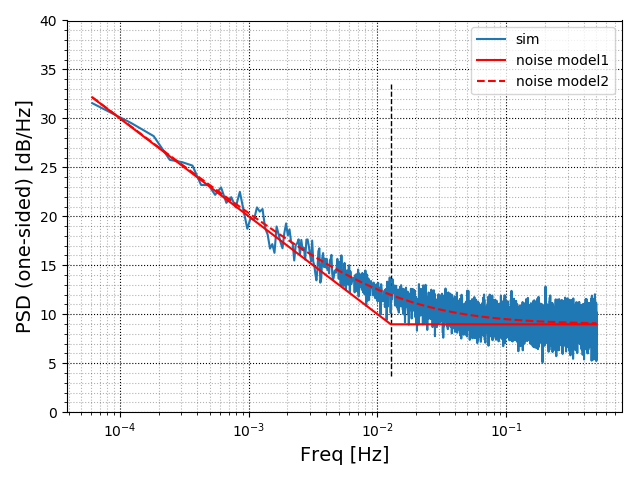

Write the Python code that produced this figure.
#! /usr/bin/env python3
# -*- coding: utf-8 -*-
# ---------------------------------------------------------------------------
# [File Name]    : pink_white.py
# ---------------------------------------------------------------------------
import numpy as np
from scipy import fftpack
from scipy import signal
import matplotlib.pyplot as plt
'''
[Purpose]
下記サイトのコードを参考にPink Noise(1/f)を生成．
https://gist.github.com/zonca/979729
データ数がLとFsplで決まるように変更を加えている．
[History]
 1.00 新規作成．
 2.00 ノイズの指定方法を変更．
      White NoiseのσとCorner周波数からPink Noiseを生成していたのを
      WhiteとFlickerのPSD[dB/Hz]から生成するようにした．
 3.00 2.00のインプリだとPSDwがFsサンプリングしたときのPSD高さなので
      Spice Simで求めたPSD高さになっていない．不適切．
      Spice SimのPSDwとノイズ帯域(f0)からσ(sigmaWhi)を算出するように変更．
 4.00 今までのやり方だとCorner周波数付近のノイズが過小になってしまうので，
      WhiteとPinkを別々に作って足し合わせるように変更．
'''


def main():
    Fspl     = 1          # [Hz] Sampling Freq
    Alpha    = .5         # Slope of Pink Noise(0.5でFlicker Noise)
    # L        = 2**14    # Down Sample後のデータ数(for fft)
    L        = 2**14 * 16 # Down Sample後のデータ数(for welch)
    t        = np.arange(0, 1024 + L/Fspl, 1 / Fspl)
    Pw_sim_dB = -6        # PSD by Spice Sim at white. (one-sided) [dB/Hz]
    F0      = 10          # Noise Band Width by Spice Sim
    Ffli    = 10**(-3)    # probing frequency of flicker noise
    Pf_sim_dB = 20        # PSD by Sim at Ffli. (one-sided) [dB/Hz]

    # Spice Sim結果からWhite Noise成分のσを算出
    Pw_sim   = 10**(Pw_sim_dB / 10) # [V**2/Hz]
    sigmaWhi = np.sqrt(Pw_sim * F0 * np.pi / 2)  # White Noise σ．np.random.normalで使用

    # FsplでサンプリングしたときのWhite Noiseの高さ(Pw)
    Pw = np.pi * Pw_sim * F0 / Fspl

    # コーナー周波数
    Pf_sim = 10**(Pf_sim_dB / 10) # [V**2/Hz]
    Knee = Pf_sim / Pw * Ffli     # Corner Freq

    print('sigmaWhi = {0:.3f}'.format(sigmaWhi))
    print('Knee = {0:e}'.format(Knee))

    # %% generate white noise in time domain
    wn = np.random.normal(0., sigmaWhi, len(t))

    # %% FFT
    Swhi = fftpack.fft(wn)
    fre = fftpack.fftfreq(len(t), d=1./Fspl)

    # %% shaping in freq domain
    Spink = Swhi * pinkShaping(fre, Knee, Alpha)

    # %% Inverse-FFT
    Tpink_re_im = fftpack.ifft(Spink)
    Tpink  = np.real(Tpink_re_im) # 虚部(位相)の情報は現実世界のノイズには載らないので無視

    # %% Calculating PSD by welch
    NFFT = 2**nextpow2minus1(len(Tpink))
    Tfft = Tpink[-int(NFFT):]
    freq, Pxx = signal.welch(x=Tfft, fs=Fspl, window='boxcar',
                             nperseg=2**14, noverlap=None,  # 50% overlap
                             nfft=None, detrend='constant',  # constant,linear
                             return_onesided=True)

    # %% plot
    plotFreq(Pxx, freq, Knee, Alpha, sigmaWhi, Fspl)


def nextpow2(L):
    """
    :param TYPE L: データ数
    :rtype: 指定値以上の最小の 2 のべき乗の指数(2**m_iはL以上になる)
    """
    m_f = np.log2(L)
    m_i = np.ceil(m_f)
    return int(m_i)


def nextpow2minus1(L):
    """
    :param TYPE L: データ数
    :rtype: 指定値以下の最大の 2 のべき乗の指数(2**m_iはL以下になる)
    """
    m_f = np.log2(L)
    m_i = np.floor(m_f)
    return int(m_i)


def pinkShaping(f, knee, alpha):
    """
    one-side, two-side表現のどちらにも適用可能．
    pinkShapingTwoside()だとf=knee付近の盛り上がりが再現できないためこちらを使う．
    FlickerとWhiteを別にする．Flickerはf=kneeを基準(x1倍)として計算．Whiteは1倍のまま．
    √(White**2 + Flicker**2)を返すことでコーナ周波数付近でも正しい倍率を返す．
    :param TYPE f: FFT(fftfreq)の結果，返ってきた周波数．
                   [0, Δf, 2Δf, ..., Fs/2-Δf, -Fs/2, -Fs/2+Δf, ..., -Δf]
    :param TYPE knee: Corner Freq [Hz]
    :param TYPE alpha: Slope of Pink Noise
    :rtype: TYPE
    """
    desc_f   = np.ones_like(f)    # Flicker Noise Gain
    desc_all = np.ones_like(f)    # White + Flicker Noise Gain

    # f[0] = 0なのでそのまま**(-alpha)すると0除算warningが出る．よって除外．
    # f = knee [Hz]を基準(x1)にしてFlickerを生成．
    desc_f[1:] = (np.abs(f[1:]) / knee)**(-alpha)
    # WhiteとFlickerの√2乗和で全体のノイズシェイピング倍率を生成．
    desc_all[1:] = np.sqrt(1 + desc_f[1:]**2)
    return desc_all


def pinkShapingTwoside(f, knee, alpha):
    """
    kneeよりも低周波は1/f**(-alpha)，kneeよりも高周波は1となる1d-arrayを返す．
    :param TYPE f: FFT(fftfreq)の結果，返ってきた周波数．
                   [0, Δf, 2Δf, ..., Fs/2-Δf, -Fs/2, -Fs/2+Δf, ..., -Δf]
    :param TYPE knee: Corner Freq [Hz]
    :param TYPE alpha: Slope of Pink Noise
    :rtype: TYPE
    """
    desc = np.ones_like(f)
    # f[0] = 0なのでそのまま**(-alpha)すると0除算warningが出る．よって除外．
    # for positive frequency
    desc[1:][(f[1:] < knee) & (f[1:] > 0)] = (f[1:][(f[1:] < knee) & (f[1:] > 0)] / knee)**(-alpha)
    # for negative frequency
    desc[1:][(f[1:] > -knee) & (f[1:] < 0)] = np.abs((f[1:][(f[1:] > -knee) & (f[1:] < 0)]) / knee)**(-alpha)
    return desc


def pinkShapingOneside(f, knee, alpha):
    """
    kneeよりも低周波は1/f**(-alpha)，kneeよりも高周波は1となる1d-arrayを返す．
    :param TYPE f: FFT(fftfreq)の結果，返ってきた周波数．
                   ただし，f[-1] = -Fs/2 を Fs/2 へ置き換えたものを想定．
                   [0, Δf, 2Δf, ..., Fs/2-Δf, Fs/2]
    :param TYPE knee: Corner Freq [Hz]
    :param TYPE alpha: Slope of Pink Noise
    :rtype: TYPE
    """
    desc = np.ones_like(f)
    # f[0] = 0なのでそのまま**(-alpha)すると0除算warningが出る．よって除外．
    desc[1:][f[1:] < knee] = np.abs((f[1:][f[1:] < knee] / knee)**(-alpha))
    return desc


def pinkShapingOneside2(f, knee, alpha):
    """
    pinkShapingOneside()だとf=knee付近の盛り上がりが再現できないためこちらを使う．
    FlickerとWhiteを別にする．Flickerはf=kneeを基準(x1倍)として計算．Whiteは1倍のまま．
    √(White**2 + Flicker**2)を返すことで適切な倍率を返す．
    :param TYPE f: FFT(fftfreq)の結果，返ってきた周波数．
                   ただし，f[-1] = -Fs/2 を Fs/2 へ置き換えたものを想定．
                   [0, Δf, 2Δf, ..., Fs/2-Δf, Fs/2]
    :param TYPE knee: Corner Freq [Hz]
    :param TYPE alpha: Slope of Pink Noise
    :rtype: TYPE
    """
    desc_f   = np.ones_like(f)
    desc_all = np.ones_like(f)
    # f[0] = 0なのでそのまま**(-alpha)すると0除算warningが出る．よって除外．
    # desc[1:][f[1:] < knee] = np.abs((f[1:][f[1:] < knee] / knee)**(-alpha))
    # f = knee [Hz]を基準(x1)にしてFlickerを生成．
    desc_f[1:] = (np.abs(f[1:]) / knee)**(-alpha)
    # WhiteとFlickerの√2乗和で全体のノイズシェイピング倍率を生成．
    desc_all[1:] = np.sqrt(1 + desc_f[1:]**2)
    return desc_all


def plotFreq(Pxx, freq, Knee, Alpha, sigmaWhi, Fspl):
    """
    DC(freq[0], Pxx[0])は除外してプロットする．
    """
    # plt.close('all')
    fig1 = plt.figure(num=1)
    plt.clf()
    ax1 = fig1.add_subplot(111)

    # %% measured
    PSDpink = 10 * np.log10(Pxx)
    ax1.semilogx(freq[1:], PSDpink[1:], label='sim')
    Pxx_whi = Pxx[freq > Knee]
    PSDpink_whi_ave = 10 * np.log10(np.sum(Pxx_whi) / len(Pxx_whi))
    print('Measured PSD in white noise = {0:.3f} [dB]'.format(PSDpink_whi_ave))

    # %% theory
    PSDtheo1 = 10 * np.log10(pinkShapingOneside(freq, Knee, Alpha)**2 * 2*sigmaWhi**2 / Fspl)
    ax1.semilogx(freq[1:], PSDtheo1[1:], 'r',label='noise model1')
    print('Theoretical PSDwhi noise floor = {0:.3f} [dB]'.format(PSDtheo1[-1]))

    PSDtheo2 = 10 * np.log10(pinkShaping(freq, Knee, Alpha)**2 * 2*sigmaWhi**2 / Fspl)
    ax1.semilogx(freq[1:], PSDtheo2[1:], '--', color='r', label='noise model2')
    print('Theoretical PSDwhi noise floor = {0:.3f} [dB]'.format(PSDtheo2[-1]))

    # %% decoration
    ax1.vlines(Knee, *plt.ylim(), linestyles='dashed', lw=1)
    ax1.set_xlabel('Freq [Hz]', fontsize=14)
    ax1.set_ylabel('PSD (one-sided) [dB/Hz]', fontsize=14)
    ax1.set_ylim([0, 40])
    # ax1.set_title('Amplitude spectrum')
    ax1.legend(loc='best')
    ax1.minorticks_on()
    ax1.grid(b=True, which='major', color='k', linestyle=':')
    ax1.grid(b=True, which='minor', color='k', linestyle=':', alpha=0.3)

    fig1.tight_layout()
    fig1.savefig('pink_white.png')
    plt.show(block=False)


if __name__ == '__main__':
    main()
